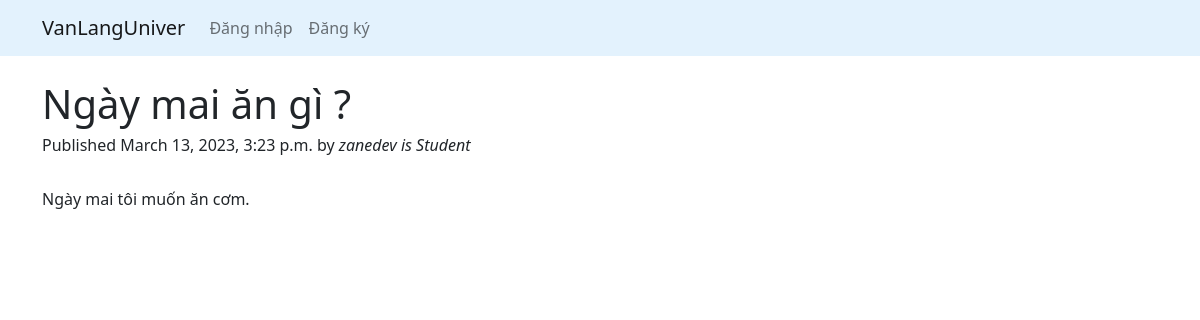
The page /articles/ngay-mai-an-gi/ on the database its author committed.
### articles/models.py (models this page shows, shortened)
class Article(models.Model):
    title = models.CharField(max_length=200)
    description = models.TextField()
    slug = models.SlugField(max_length=100,unique=True)
    published = models.DateTimeField(auto_now_add=True)
    author = models.ForeignKey(User, on_delete=models.CASCADE)
    ROLE_CHOICES = (
        ('Student', 'Student'),
        ('Teacher', 'Teacher'),
        ('Orther', 'Orther'),
    )
    role = models.CharField(max_length=10, choices=ROLE_CHOICES,null=True)

### articles/views.py (the view)
# urls.py: path('articles/<slug:slug>/',article_details, name='article_details'),
def article_details(request,slug):
    article = get_object_or_404(Article,slug=slug)
    return render(request, 'details.html',{'article':article})

### articles/templates/details.html (shortened to what this page needs)
{% extends 'base.html' %}
{% block body %}
<div class="container mt-4">
    <h1>{{article.title}}</h1>
    <h6>Published {{article.published}} by <i>{{article.author}} is {{article.role}}</i></h6>
    <br>
    <p>{{article.description}}</p>
</div>
{% endblock %}

### rows shown on the page
Article: title "Ngày mai ăn gì ?", published "March 13, 2023, 3:23 p.m.", author "zanedev", role "Student", description "Ngày mai tôi muốn ăn cơm."
